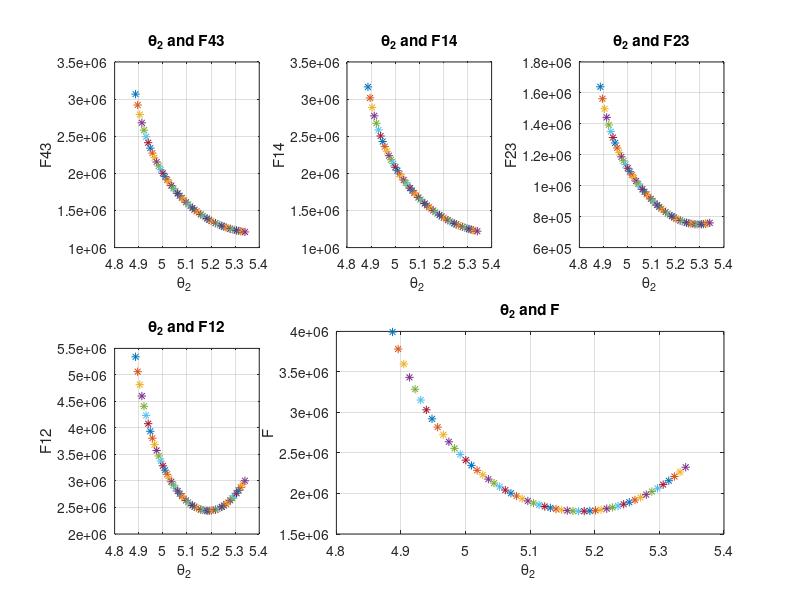

Here is the MATLAB script that generated this plot:
clc,clear
% GIVEN VALUES
W=[0 -44497.37];
a2=7.25; a31=1.43; a32=2.73; a4=5.79;
ag3=(a31+a32)/2;
a3=a31+a32;
w2=8;
m2=500;m3=350; m4=400;
I3=504.47; I4=1117.47;
G2=[0 -4905]; 
G3=[0 -3433.5];
G4=[0 -3924];
err=[0.001;0.001]; % ERROR VOR THE NETON RAPHSON CALCULATION OF 
% INITIAL GUESS FOR THETA
x=[290*pi/180,237.34*pi/180,127.97*pi/180];
 
%% POSITION ANALYSIS
pr=[-(a4*cos(x(3))+a31*cos(x(2))+a2*cos(x(1)))
    -(a4*sin(x(3))+a31*sin(x(2))+a2*sin(x(1)))];
X_D=pr(1,1);
Y_D=pr(2,1);
%% FORCE ANALYSIS
Nmax=20; %number of iteration
dth=1*pi/360;
for th2=280*pi/180:dth:306*pi/180
    
     for n=1:200
X=[127.97*pi/180; 237.34*pi/180]; % initial guess for theta4 and theta3 respectively
% The jacobian for the neton raphson method 
j(1,1)=-a4*sin(X(1)); j(1,2)=-a31*sin(X(2));
j(2,1)=a4*cos(X(1)); j(2,2)=a31*cos(X(2));
b=[-(X_D + a2*cos(th2)+a4*cos(X(1))+a31*cos(X(2)))
    -(Y_D +a2*sin(th2)+a4*sin(X(1))+a31*sin(X(2)))];
eps=inv(j)*b;
X=X+(eps);
if abs(eps)<=err
    break
elseif n==Nmax
end
     end
n=n+1;
% Final result for the two angles 
th4=X(1,1);
th3=X(2,1);
%% velocity analysis
vx=[-a4*sin(X(1)) -a31*sin(X(2))
    a4*cos(X(1)) a31*cos(X(2))];
vr=[w2*a2*sin(th2)
    -w2*a2*cos(th2)];
VR=inv(vx)*vr;  
w4=VR(1,1);
w3=VR(2,1)
%% acceleration analysis
ax=[-a4*sin(X(1)) -a31*sin(X(2))
    a4*cos(X(1)) a31*cos(X(2))];
ar=[w2^2*a2*cos(th2)+w3^2*a31*cos(X(2))+w4^2*a4*cos(X(1))
    w2^2*a2*sin(th2)+ w3^2*a31*sin(X(2))+ w4^2*a4*sin(X(1))];
AR=inv(ax)*ar;  
alp4=AR(1,1);
alp3=AR(2,1);
%% Trial for Force equations
REo2=[1.45*cos(th2) 1.45*sin(th2)]; RGo2=[(a2/2)*cos(th2) (a2/2)*sin(th2)];RBo2=[a2*cos(th2) a2*sin(th2)];
RGo4=[(a4/2)*cos(th4) (a4/2)*sin(th4)]; RAo4=[a4*cos(th4) a4*sin(th4)];
RAG3=[ag3*cos(th3) ag3*sin(th3)]; RCA=[a3*cos(th3) a3*sin(th3)];
RBA=[a31*cos(th3) a31*sin(th3)];
VA=[-w2*RAo4(1,2) w2*RAo4(1,1)];
M_VA=((VA(1,1))^2 + (VA(1,2))^2)/sqrt((RAo4(1,2)^2+RAo4(1,1)^2));
VG2=[-w2*RGo2(1,2) w2*RGo2(1,1)];
VE=[-w2*REo2(1,2) w2*REo2(1,1)];
M_VG2=((VG2(1,1))^2 + (VG2(1,2))^2 )/sqrt((RGo2(1,2)^2+RGo2(1,1)^2));
aG2n=M_VG2*[cos(th2+pi) sin(th2+pi)];
aG2=aG2n;
VG4=[-w4*RGo4(1,2) w4*RGo4(1,1)];
M_VG4=((VG4(1,1))^2 + (VG4(1,2))^2 )/sqrt((RGo4(1,2)^2+RGo4(1,1)^2));
aG4n=M_VG4*[cos(th4+pi) sin(th4+pi)];
aG4t=[-alp4*RGo4(1,2) alp4*RGo4(1,1)];
aG4=aG4n+aG4t;
aAn=M_VA*[cos(th4+pi) sin(th4+pi)];
aAt=[-alp4*RAo4(1,2) alp4*RAo4(1,1)];
aA=aAn+aAt;
VG3relA=[-w3*RAG3(1,2) w3*RAG3(1,1)];
VG3=[VG3relA(1,1)+VA(1,1) VG3relA(1,2)+VA(1,2)];
M_VG3=((VG3(1,1))^2 + (VG3(1,2))^2 )/sqrt(RAG3(1,2)^2+RAG3(1,1)^2);
aG3relAn=M_VG3*[cos(th3) sin(th3)];
aG3relAt=[-alp4*RAG3(1,2) alp4*RAG3(1,1)];
aG3=aG3relAn+aG3relAt+aA;
VCrelA=[-w3*RCA(1,2) w3*RCA(1,1)];
VC=VA+VCrelA;
Ti3=-I3*alp3;
FG3i=-(m3*aG3);
Ti4=-I4*alp4;
FG4i=-(m4*aG4);
FG2i=-(m2*aG2);

fx=[RBA(1,1) RBA(1,2) 0 0 0 0 0 0 0
    -1 0 1 0 0 0 0 0 0
    0 -1 0 1 0 0 0 0 0
    RBo2(1,1) RBo2(1,2) 0 0 REo2(1,2) 0 0 0 0
    1 0 0 0 0 1 0 0 0 
    0 -1 0 0 1 0 -1 0 0
    0 0 RAo4(1,1) RAo4(1,2) 0 0 0 0 0
    0 0 1 0 0 0 0 1 0
    0 0 0 1 0 0 0 0 1];


fr=[-(W(1,2)*RCA(1,1)+FG3i(1,1)*RAG3(1,2)+ FG3i(1,2)*RAG3(1,1)+Ti3+G3(1,2)*RAG3(1,1))
    -(W(1,2)+FG3i(1,2)+G3(1,2))
     -FG3i(1,1)
     -(G4(1,2)*RAo4(1,1)+FG4i(1,1)*RGo4(1,2)+ FG4i(1,2)*RGo4(1,1)+ Ti4)
     -(G4(1,2)+FG4i(1,2))
     -FG4i(1,1)
     -(G2(1,2)*RGo2(1,1)+FG2i(1,1)*RGo2(1,2)+ FG2i(1,2)*RGo2(1,1))
     -(G2(1,2)+FG2i(1,2))
     -FG2i(1,1)];


FR=inv(fx)*fr;
F23Y=FR(1,1);
F23X=FR(2,1);
F43X=FR(3,1);
F43Y=FR(4,1);
F=FR(5,1);
F12X=FR(6,1);
F12Y=FR(7,1);
F14Y=FR(8,1);
F14X=FR(9,1);
F14=sqrt(F14X^2+F14Y^2);
F23=sqrt(F23X^2+F23Y^2);
F12=sqrt(F12X^2+F12Y^2);
F43=sqrt(F43X^2+F43Y^2);
f=FR(5,1);

figure(1),

subplot(2,3,1),plot(th2,F43,'*'),xlabel('\theta_2 '),ylabel('F43'), title('\theta_2 and F43'), grid on,hold on;
subplot(2,3,2),plot(th2,F14,'*'),xlabel('\theta_2 '),ylabel('F14'), title('\theta_2 and F14'),grid on,hold on;
subplot(2,3,3),plot(th2,F23,'*'),xlabel('\theta_2 '),ylabel('F23'), title('\theta_2 and F23'),grid on,hold on;
subplot(2,3,4),plot(th2,F12,'*'),xlabel('\theta_2 '),ylabel('F12'), title('\theta_2 and F12'),grid on,hold on;
subplot(2,3,[5,6]),plot(th2,f,'*'),xlabel('\theta_2 '),ylabel('F'), title('\theta_2 and F'),grid on,hold on;

end 

